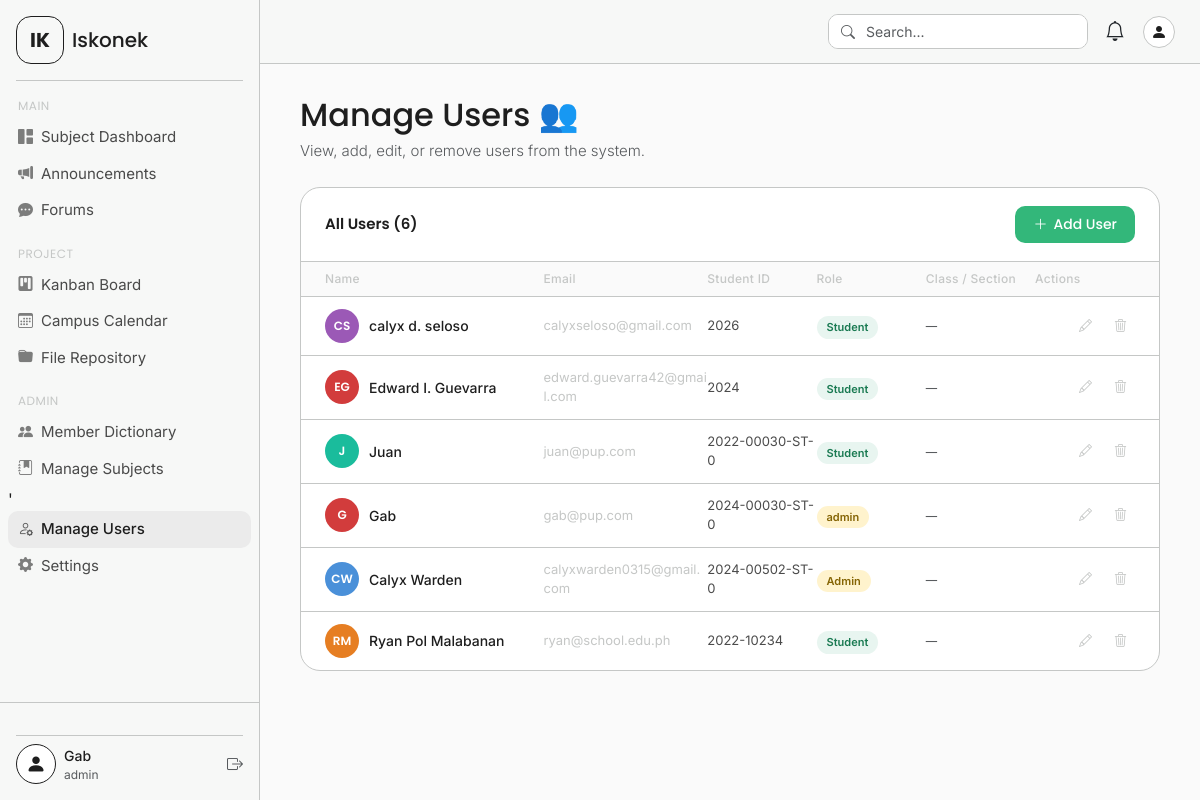
Page /manage_users.php (signed in) on the committed database.
### tables this page shows
CREATE TABLE `users` (
  `id` int(11) NOT NULL,
  `first_name` varchar(120) NOT NULL,
  `mid_name` varchar(120) DEFAULT NULL,
  `last_name` varchar(120) NOT NULL,
  `email` varchar(160) NOT NULL,
  `student_id` varchar(30) NOT NULL,
  `section_id` int(11) DEFAULT NULL,
  `role` varchar(80) DEFAULT 'Student',
  `password` varchar(255) NOT NULL,
  `avatar` varchar(255) DEFAULT NULL,
  `created_at` timestamp NOT NULL DEFAULT current_timestamp()
);

### manage_users.php (the view, shortened to what this page needs)
<?php
require_once 'includes/config.php';
$users_query = $conn->query("
    SELECT u.id, u.first_name, u.mid_name, u.last_name,
           CONCAT_WS(' ', u.first_name, u.mid_name, u.last_name) AS full_name,
           u.email, u.student_id, u.role, u.section_id, u.created_at,
           s.program, s.year, s.section, s.name AS section_name
    FROM users u
    LEFT JOIN sections s ON u.section_id = s.id
    ORDER BY u.created_at DESC
");
$users = $users_query->fetch_all(MYSQLI_ASSOC);
function avatarColor(string $name): string {
    $colors = ['#33b77a','#4a90d9','#d23c3c','#f5a623','#9b59b6','#1abc9c','#e67e22','#2980b9'];
    return $colors[abs(crc32($name)) % count($colors)];
}
function initials(string $name): string {
    $parts = explode(' ', trim($name));
    $i = strtoupper(substr($parts[0], 0, 1));
    if (count($parts) > 1) $i .= strtoupper(substr(end($parts), 0, 1));
    return $i;
}
?>
<!DOCTYPE html>
<html lang="en">
<head>
  <link href="https://cdn.jsdelivr.net/npm/bootstrap@5.3.3/dist/css/bootstrap.min.css" rel="stylesheet">
  <link href="https://cdn.jsdelivr.net/npm/bootstrap-icons@1.11.3/font/bootstrap-icons.min.css" rel="stylesheet">
  <link href="assets/css/manage_users.css" rel="stylesheet">
</head>
<body>
<div class="app-wrapper">
  <?php include 'includes/sidebar.php'; ?>
  <div class="main-content">
    <?php include 'includes/navbar.php'; ?>
    <div class="page-body">
      <div class="mb-4">
        <h2 class="hero-greeting mb-1">Manage Users 👥</h2>
        <p class="hero-sub text-muted">View, add, edit, or remove users from the system.</p>
      </div>
      <div class="users-panel">
        <div class="users-panel-header">
          <p class="users-panel-title">All Users (<?= count($users) ?>)</p>
          <button class="btn-new-user" onclick="openAddModal()">
            <i class="bi bi-plus-lg"></i> Add User
          </button>
        </div>
        <?php if (empty($users)): ?>
          <div class="users-empty">
            <i class="bi bi-people"></i>
            <p class="mb-1 fw-medium" style="font-size:15px;">No users yet</p>
          </div>
        <?php else: ?>
          <div class="user-table-header">
            <span>Name</span>
            <span>Email</span>
            <span>Student ID</span>
            <span>Role</span>
            <span>Class / Section</span> <span>Actions</span>
          </div>
          <?php foreach ($users as $u): ?>
            <?php $display_name = !empty(trim($u['full_name'])) ? $u['full_name'] : 'System User'; ?>
            <div class="user-row">
              <div class="user-info">
                <div class="user-avatar" style="background:<?= avatarColor($display_name) ?>;">
                  <?= initials($display_name) ?>
                </div>
                <div>
                  <div class="user-name"><?= htmlspecialchars($display_name) ?></div>
                </div>
              </div>
              <div class="user-email"><?= htmlspecialchars($u['email'] ?? '') ?></div>
              <div class="user-student-id"><?= htmlspecialchars($u['student_id'] ?? '') ?></div>
              <div>
                <?php $role_lower = strtolower($u['role'] ?? 'student'); ?>
                <span class="user-role-badge <?= $role_lower === 'admin' ? 'role-admin' : 'role-student' ?>">
                  <?= htmlspecialchars($u['role'] ?? 'Student') ?>
                </span>
              </div>
              <div class="user-section text-secondary fw-medium">
                <?php
                  if (!empty($u['program'])) {
                      echo htmlspecialchars($u['program']) . ' ' . htmlspecialchars($u['year'] ?? '') . '-' . htmlspecialchars($u['section'] ?? '');
                  } else {
                      echo '<span class="text-muted small">—</span>';
                  }
                ?>
              </div>
              <div class="user-actions">
                <button class="btn-edit-user" title="Edit"
                        onclick='openEditModal(<?= json_encode($u, JSON_HEX_APOS | JSON_HEX_QUOT) ?>)'>
                  <i class="bi bi-pencil"></i>
                </button>
                <button class="btn-delete-user" title="Delete"
                        onclick="confirmDelete(<?= $u['id'] ?>, '<?= htmlspecialchars(addslashes($display_name)) ?>')">
                  <i class="bi bi-trash3"></i>
                </button>
              </div>
            </div>
          <?php endforeach; ?>
        <?php endif; ?>
      </div>
    </div>
  </div>
</div>
</body>
</html>

### includes/sidebar.php (shortened to what this page needs)
<?php
$current_page = basename($_SERVER['PHP_SELF']);
?>
<div class="sidebar d-flex flex-column" id="sidebar">
    <div class="sidebar-logo px-3 pt-3 pb-2">
        <div class="d-flex align-items-center gap-2">
            <div class="logo-icon d-flex align-items-center justify-content-center">
                <span class="fw-bold fs-5">IK</span>
            </div>
            <span class="logo-text fw-medium fs-5">Iskonek</span>
        </div>
        <hr class="sidebar-divider mt-3 mb-0">
    </div>
    <nav class="sidebar-nav flex-grow-1 px-2 pt-2">
        <p class="nav-section-label">MAIN</p>
        <ul class="nav flex-column">
            <li class="nav-item">
                <a href="dashboard.php"
                    class="nav-link sidebar-link <?= $current_page === 'dashboard.php' ? 'active' : '' ?>">
                    <i class="bi bi-grid-1x2-fill me-2"></i>
                    Subject Dashboard
                </a>
            </li>
            <li class="nav-item">
                <a href="announcements.php"
                    class="nav-link sidebar-link <?= $current_page === 'announcements.php' ? 'active' : '' ?>">
                    <i class="bi bi-megaphone-fill me-2"></i>
                    Announcements
                </a>
            </li>
            <li class="nav-item">
                <a href="forums.php"
                    class="nav-link sidebar-link <?= $current_page === 'forums.php' ? 'active' : '' ?>">
                    <i class="bi bi-chat-dots-fill me-2"></i>
                    Forums
                </a>
            </li>
        </ul>
        <p class="nav-section-label mt-3">PROJECT</p>
        <ul class="nav flex-column">
            <li class="nav-item">
                <a href="pages/kanban.php"
                    class="nav-link sidebar-link <?= $current_page === 'kanban.php' ? 'active' : '' ?>">
                    <i class="bi bi-kanban-fill me-2"></i>
                    Kanban Board
                </a>
            </li>
            <li class="nav-item">
                <a href="calendar.php"
                    class="nav-link sidebar-link <?= $current_page === 'calendar.php' ? 'active' : '' ?>">
                    <i class="bi bi-calendar3 me-2"></i>
                    Campus Calendar
                </a>
            </li>
            <li class="nav-item">
                <a href="repository.php" class="nav-link sidebar-link <?= $current_page === 'repository.php' ? 'active' : '' ?>">
                    <i class="bi bi-folder-fill me-2"></i>
                    File Repository
                </a>
            </li>
        </ul>
        <p class="nav-section-label mt-3">ADMIN</p>
        <ul class="nav flex-column">
            <li class="nav-item">
                <a href="members.php"
                    class="nav-link sidebar-link <?= $current_page === 'members.php' ? 'active' : '' ?>">
                    <i class="bi bi-people-fill me-2"></i>
                    Member Dictionary
                </a>
            </li>
                <li class="nav-item">
                    <a href="manage_subjects.php"
                        class="nav-link sidebar-link <?= $current_page === 'manage_subjects.php' ? 'active' : '' ?>">
                        <i class="bi bi-journal-bookmark-fill me-2"></i>
                        Manage Subjects
                    </a>
                </li>
                <?php if (strtolower($_SESSION['role'] ?? '') === 'admin'): ?>'
                <li class="nav-item">
                    <a href="manage_users.php"
                        class="nav-link sidebar-link <?= $current_page === 'manage_users.php' ? 'active' : '' ?>">
                        <i class="bi bi-person-gear me-2"></i>
                        Manage Users
                    </a>
                </li>
            <?php endif; ?>
            <li class="nav-item">
                <a href="settings.php"
                    class="nav-link sidebar-link <?= $current_page === 'settings.php' ? 'active' : '' ?>">
                    <i class="bi bi-gear-fill me-2"></i>
                    Settings
                </a>
            </li>
        </ul>
    </nav>
    <div class="sidebar-account px-3 py-3">
        <hr class="sidebar-divider mb-2">
        <div class="d-flex align-items-center gap-2">
            <div class="avatar-circle d-flex align-items-center justify-content-center overflow-hidden">
                <?php if (!empty($_SESSION['avatar'])): ?>
                    <img src="<?= htmlspecialchars($_SESSION['avatar']) ?>" alt="Avatar"
                         style="width:100%;height:100%;object-fit:cover;border-radius:50%;">
                <?php else: ?>
                    <i class="bi bi-person-fill fs-5"></i>
                <?php endif; ?>
            </div>
            <div class="flex-grow-1 overflow-hidden">
                <p class="mb-0 fw-medium text-truncate small" style="font-size:14px;">
                    <?= isset($_SESSION['full_name']) ? htmlspecialchars($_SESSION['full_name']) : '' ?>
                </p>
                <div class="d-flex gap-1 flex-row">
                    <p class="mb-0 text-muted" style="font-size:12px;">
                        <?= isset($_SESSION['role']) ? htmlspecialchars($_SESSION['role']) : '' ?>
                    </p>
                </div>
            </div>
            <a href="logout.php" class="text-muted logout-btn" title="Logout">
                <i class="bi bi-box-arrow-right"></i>
            </a>
        </div>
    </div>
</div>

### includes/navbar.php (shortened to what this page needs)
<nav class="top-navbar d-flex align-items-center justify-content-between px-4">
    <div class="search-wrapper me-3">
        <div class="input-group">
            <span class="input-group-text bg-white border-end-0">
                <i class="bi bi-search text-muted"></i>
            </span>
            <input type="text" class="form-control border-start-0 ps-0" placeholder="Search..." id="globalSearch">
        </div>
    </div>
    <div class="d-flex align-items-center gap-3">
        <div class="position-relative" id="notifWrapper">
            <button class="btn btn-link text-dark p-0" id="notifBtn" data-bs-toggle="dropdown" aria-expanded="false"
                    onclick="markAllRead()">
                <i class="bi bi-bell fs-5"></i>
            </button>
        </div>
        <div class="dropdown">
            <button class="btn btn-link p-0 text-dark" data-bs-toggle="dropdown">
                <div class="avatar-circle-sm d-flex align-items-center justify-content-center">
                    <i class="bi bi-person-fill"></i>
                </div>
            </button>
        </div>
    </div>
</nav>

### assets/css/manage_users.css (style rules this page uses)
.users-panel { background: white; border: 1px solid var(--border-color); border-radius: 20px; overflow: hidden; }
.users-panel-header { display: flex; align-items: center; justify-content: space-between; padding: 18px 24px; border-bottom: 1px solid var(--border-color); }
.users-panel-title { font-family: var(--font-heading); font-size: 15px; font-weight: 600; color: var(--text-primary); margin: 0; }
.btn-new-user { background-color: var(--accent-green); color: white; border: none; border-radius: 10px; padding: 8px 18px; font-size: 14px; font-weight: 500; font-family: var(--font-heading); transition: background-color 0.15s; display: flex; align-items: center; gap: 6px; }
.user-table-header, .user-row { display: grid; grid-template-columns: 2fr 1.5fr 1fr 1fr 1fr 100px; align-items: center; padding: 12px 24px; }
.user-table-header { padding-top: 8px; padding-bottom: 8px; font-size: 12px; font-weight: 500; color: var(--text-muted); letter-spacing: 0.3px; border-bottom: 1px solid var(--border-color); background: #fafafa; }
.user-row { border-bottom: 1px solid var(--border-color); transition: background-color 0.15s ease; }
.user-row:last-child { border-bottom: none; }
.user-info { display: flex; align-items: center; gap: 10px; }
.user-avatar { width: 34px; height: 34px; min-width: 34px; border-radius: 50%; display: flex; align-items: center; justify-content: center; color: white; font-weight: 600; font-size: 12px; font-family: var(--font-heading); }
.user-name { font-size: 14px; font-weight: 500; color: var(--text-primary); }
.user-email { font-size: 13px; color: var(--text-muted); word-break: break-all; }
.user-student-id { font-size: 13px; color: var(--text-secondary); }
.user-section { font-size: 13px; }
.user-role-badge { display: inline-block; padding: 3px 10px; border-radius: 20px; font-size: 11px; font-weight: 600; text-align: center; }
.role-admin { background: #fff3cd; color: #856404; }
.role-student { background: #e8f5f0; color: #1a7a52; }
.user-actions { display: flex; gap: 6px; justify-content: flex-end; }
.btn-edit-user, .btn-delete-user { background: none; border: none; padding: 5px 8px; border-radius: 8px; font-size: 13px; cursor: pointer; transition: background 0.15s, color 0.15s; }
.btn-edit-user { color: var(--text-muted); }
.btn-delete-user { color: var(--text-muted); }

### rows in the picture
users: display_name "CS", display_name "calyx d. seloso", email "calyxseloso@gmail.com", student "2026", role "Student"
users: display_name "EG", display_name "Edward I. Guevarra", email "edward.guevarra42@gmail.com", student "2024", role "Student"
users: display_name "J", display_name "Juan", email "juan@pup.com", student "2022-00030-ST-0", role "Student"
users: display_name "G", display_name "Gab", email "gab@pup.com", student "2024-00030-ST-0", role "admin"
users: display_name "CW", display_name "Calyx Warden", email "calyxwarden0315@gmail.com", student "2024-00502-ST-0", role "Admin"
users: display_name "RM", display_name "Ryan Pol Malabanan", email "ryan@school.edu.ph", student "2022-10234", role "Student"

### other values in the picture
$_SESSION['full_name'] "Gab"
$_SESSION['role'] "admin"
count($users) "6"
